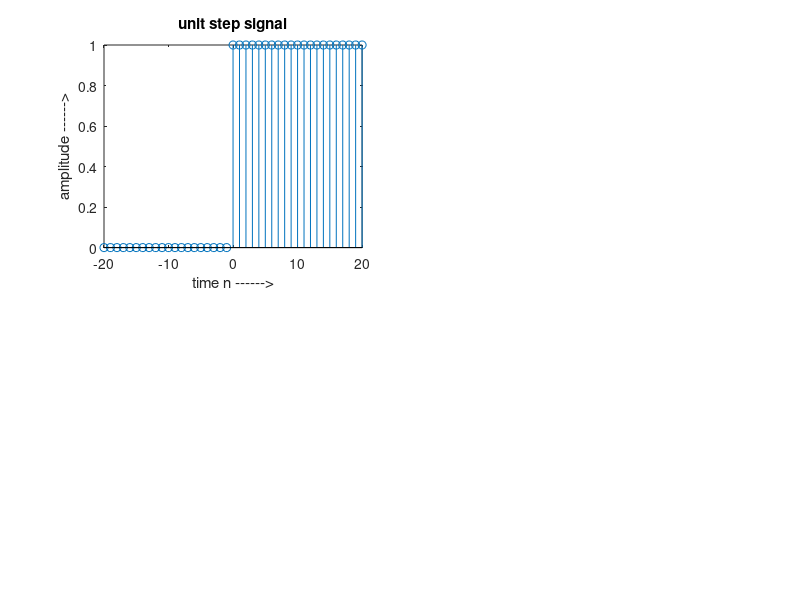

MATLAB code to generate this figure:
clc;
n=-20:20;
L=length(n);                        % The colon operator (first:last) generates a 1-by-n matrix (or vector) of sequential numbers
                                    % from the first value to the last.
                                    % The default sequence is made up of incremental values, each 1 greater than the previous one:
                                    % A = 10:15
                                    % A = 10    11    12    13    14    15
for i=1:L
    if n(i)>=0
        x(i)=1;
    else
        x(i)=0;
    end;
end;
subplot(2,2,1);
stem(n,x);
xlabel('time n ------>');
ylabel('amplitude ------>');
title('unit step signal');